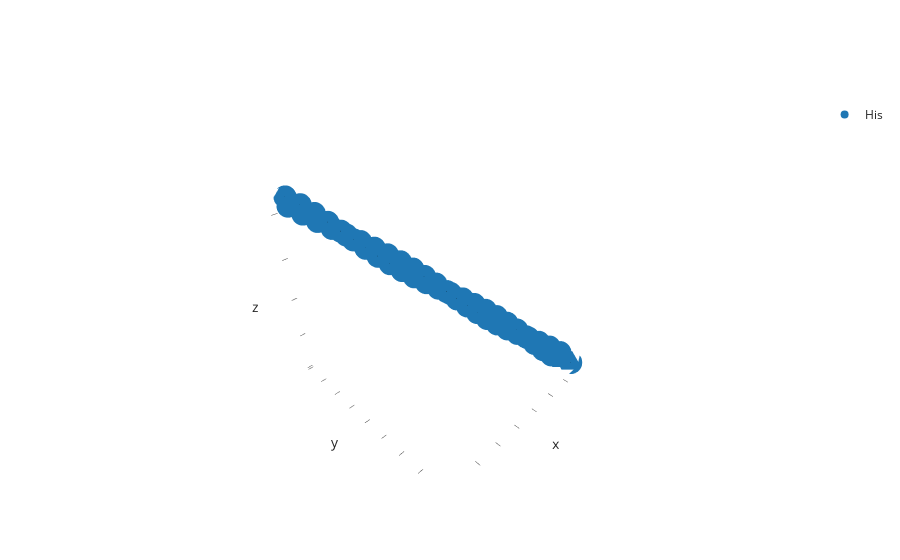

The code cell stored with this chart in its notebook:
### Code cell
import buildamol as bam

# load the amino acids
bam.load_amino_acids()

# make a histidine
his = bam.molecule("HIS")

# and make a polymer of 50 histidines
his.repeat(50, "LINK")

his.show(residue_graph=True)

### Figure 1 — Plotly figure (JSON) as saved in the notebook; plotly's stock layout.template omitted (floating-point values rounded to 4 significant figures; data arrays with more than 128 entries replaced by an {"elided": "..."} marker saying what was removed)
{"data": [{"customdata": {"elided": "50x4 mixed values"}, "hovertemplate": "element_or_resname=His<br>x=%{x}<br>y=%{y}<br>z=%{z}<br>id=%{customdata[0]}<br>serial=%{customdata[1]}<br>parent_serial=%{customdata[2]}<br>parent_id=%{customdata[3]}<extra></extra>", "legendgroup": "His", "marker": {"color": "#1F77B4", "opacity": 1, "symbol": "circle"}, "mode": "markers", "name": "His", "scene": "scene", "showlegend": true, "type": "scatter3d", "x": [22.86, 26.12, 65.21, 65.81, 6.905, 10.49, 20.36, 23.05, 50.32, 49.67, 31.77, 31.36, 4.124, 7.502, 58.78, 60.91, 13.13, 13.24, 15.57, 16.55, 55.63, 58.43, 9.989, 63.35, 37.73, 39.3, 68.39, 40.98, 41.75, 19.85, 46.9, 2.329, 3.777, 62.0, 71.47, 71.19, 44.27, 47.32, 25.52, 29.03, 55.86, 53.16, 52.58, 34.36, 34.5, 36.85, 17.95, 28.36, 68.34, 44.2], "y": [-26.3, -27.96, -71.11, -71.27, -10.29, -10.7, -22.87, -25.34, -53.53, -55.71, -33.32, -36.49, -6.534, -8.233, -65.35, -64.84, -13.4, -16.92, -16.36, -19.88, -62.26, -61.82, -13.74, -67.99, -42.66, -42.29, -73.83, -45.52, -45.56, -22.67, -52.32, -1.703, -5.956, -68.3, -76.49, -77.96, -48.92, -50.9, -29.77, -30.6, -58.95, -56.2, -59.04, -36.16, -39.66, -39.15, -19.53, -33.18, -74.62, -48.25], "z": [28.71, 28.81, 76.63, 80.22, 9.256, 10.16, 25.34, 25.19, 58.06, 60.9, 36.33, 38.08, 6.209, 6.163, 70.17, 73.08, 14.15, 15.27, 18.05, 18.42, 67.06, 69.35, 12.24, 76.71, 44.28, 47.55, 80.05, 47.52, 51.08, 21.72, 57.74, 1.813, 2.339, 73.35, 83.59, 86.68, 54.48, 54.41, 31.93, 32.54, 65.57, 61.79, 63.99, 40.14, 41.15, 43.89, 21.79, 35.03, 83.59, 50.9]}, {"hoverinfo": "skip", "line": {"color": "black", "width": 1.44}, "mode": "lines", "opacity": 1, "showlegend": false, "type": "scatter3d", "x": [22.86, 26.12], "y": [-26.3, -27.96], "z": [28.71, 28.81]}, {"hoverinfo": "skip", "line": {"color": "black", "width": 1.44}, "mode": "lines", "opacity": 1, "showlegend": false, "type": "scatter3d", "x": [22.86, 23.05], "y": [-26.3, -25.34], "z": [28.71, 25.19]}, {"hoverinfo": "skip", "line": {"color": "black", "width": 1.44}, "mode": "lines", "opacity": 1, "showlegend": false, "type": "scatter3d", "x": [26.12, 25.52], "y": [-27.96, -29.77], "z": [28.81, 31.93]}, {"hoverinfo": "skip", "line": {"color": "black", "width": 1.44}, "mode": "lines", "opacity": 1, "showlegend": false, "type": "scatter3d", "x": [65.21, 65.81], "y": [-71.11, -71.27], "z": [76.63, 80.22]}, {"hoverinfo": "skip", "line": {"color": "black", "width": 1.44}, "mode": "lines", "opacity": 1, "showlegend": false, "type": "scatter3d", "x": [65.21, 63.35], "y": [-71.11, -67.99], "z": [76.63, 76.71]}, {"hoverinfo": "skip", "line": {"color": "black", "width": 1.44}, "mode": "lines", "opacity": 1, "showlegend": false, "type": "scatter3d", "x": [65.81, 68.39], "y": [-71.27, -73.83], "z": [80.22, 80.05]}, {"hoverinfo": "skip", "line": {"color": "black", "width": 1.44}, "mode": "lines", "opacity": 1, "showlegend": false, "type": "scatter3d", "x": [6.905, 10.49], "y": [-10.29, -10.7], "z": [9.256, 10.16]}, {"hoverinfo": "skip", "line": {"color": "black", "width": 1.44}, "mode": "lines", "opacity": 1, "showlegend": false, "type": "scatter3d", "x": [6.905, 7.502], "y": [-10.29, -8.233], "z": [9.256, 6.163]}, {"hoverinfo": "skip", "line": {"color": "black", "width": 1.44}, "mode": "lines", "opacity": 1, "showlegend": false, "type": "scatter3d", "x": [10.49, 9.989], "y": [-10.7, -13.74], "z": [10.16, 12.24]}, {"hoverinfo": "skip", "line": {"color": "black", "width": 1.44}, "mode": "lines", "opacity": 1, "showlegend": false, "type": "scatter3d", "x": [20.36, 23.05], "y": [-22.87, -25.34], "z": [25.34, 25.19]}, {"hoverinfo": "skip", "line": {"color": "black", "width": 1.44}, "mode": "lines", "opacity": 1, "showlegend": false, "type": "scatter3d", "x": [20.36, 19.85], "y": [-22.87, -22.67], "z": [25.34, 21.72]}, {"hoverinfo": "skip", "line": {"color": "black", "width": 1.44}, "mode": "lines", "opacity": 1, "showlegend": false, "type": "scatter3d", "x": [50.32, 49.67], "y": [-53.53, -55.71], "z": [58.06, 60.9]}, {"hoverinfo": "skip", "line": {"color": "black", "width": 1.44}, "mode": "lines", "opacity": 1, "showlegend": false, "type": "scatter3d", "x": [50.32, 46.9], "y": [-53.53, -52.32], "z": [58.06, 57.74]}, {"hoverinfo": "skip", "line": {"color": "black", "width": 1.44}, "mode": "lines", "opacity": 1, "showlegend": false, "type": "scatter3d", "x": [49.67, 53.16], "y": [-55.71, -56.2], "z": [60.9, 61.79]}, {"hoverinfo": "skip", "line": {"color": "black", "width": 1.44}, "mode": "lines", "opacity": 1, "showlegend": false, "type": "scatter3d", "x": [31.77, 31.36], "y": [-33.32, -36.49], "z": [36.33, 38.08]}, {"hoverinfo": "skip", "line": {"color": "black", "width": 1.44}, "mode": "lines", "opacity": 1, "showlegend": false, "type": "scatter3d", "x": [31.77, 28.36], "y": [-33.32, -33.18], "z": [36.33, 35.03]}, {"hoverinfo": "skip", "line": {"color": "black", "width": 1.44}, "mode": "lines", "opacity": 1, "showlegend": false, "type": "scatter3d", "x": [31.36, 34.36], "y": [-36.49, -36.16], "z": [38.08, 40.14]}, {"hoverinfo": "skip", "line": {"color": "black", "width": 1.44}, "mode": "lines", "opacity": 1, "showlegend": false, "type": "scatter3d", "x": [4.124, 7.502], "y": [-6.534, -8.233], "z": [6.209, 6.163]}, {"hoverinfo": "skip", "line": {"color": "black", "width": 1.44}, "mode": "lines", "opacity": 1, "showlegend": false, "type": "scatter3d", "x": [4.124, 3.777], "y": [-6.534, -5.956], "z": [6.209, 2.339]}, {"hoverinfo": "skip", "line": {"color": "black", "width": 1.44}, "mode": "lines", "opacity": 1, "showlegend": false, "type": "scatter3d", "x": [58.78, 60.91], "y": [-65.35, -64.84], "z": [70.17, 73.08]}, {"hoverinfo": "skip", "line": {"color": "black", "width": 1.44}, "mode": "lines", "opacity": 1, "showlegend": false, "type": "scatter3d", "x": [58.78, 58.43], "y": [-65.35, -61.82], "z": [70.17, 69.35]}, {"hoverinfo": "skip", "line": {"color": "black", "width": 1.44}, "mode": "lines", "opacity": 1, "showlegend": false, "type": "scatter3d", "x": [60.91, 62.0], "y": [-64.84, -68.3], "z": [73.08, 73.35]}, {"hoverinfo": "skip", "line": {"color": "black", "width": 1.44}, "mode": "lines", "opacity": 1, "showlegend": false, "type": "scatter3d", "x": [13.13, 13.24], "y": [-13.4, -16.92], "z": [14.15, 15.27]}, {"hoverinfo": "skip", "line": {"color": "black", "width": 1.44}, "mode": "lines", "opacity": 1, "showlegend": false, "type": "scatter3d", "x": [13.13, 9.989], "y": [-13.4, -13.74], "z": [14.15, 12.24]}, {"hoverinfo": "skip", "line": {"color": "black", "width": 1.44}, "mode": "lines", "opacity": 1, "showlegend": false, "type": "scatter3d", "x": [13.24, 15.57], "y": [-16.92, -16.36], "z": [15.27, 18.05]}, {"hoverinfo": "skip", "line": {"color": "black", "width": 1.44}, "mode": "lines", "opacity": 1, "showlegend": false, "type": "scatter3d", "x": [15.57, 16.55], "y": [-16.36, -19.88], "z": [18.05, 18.42]}, {"hoverinfo": "skip", "line": {"color": "black", "width": 1.44}, "mode": "lines", "opacity": 1, "showlegend": false, "type": "scatter3d", "x": [16.55, 17.95], "y": [-19.88, -19.53], "z": [18.42, 21.79]}, {"hoverinfo": "skip", "line": {"color": "black", "width": 1.44}, "mode": "lines", "opacity": 1, "showlegend": false, "type": "scatter3d", "x": [55.63, 58.43], "y": [-62.26, -61.82], "z": [67.06, 69.35]}, {"hoverinfo": "skip", "line": {"color": "black", "width": 1.44}, "mode": "lines", "opacity": 1, "showlegend": false, "type": "scatter3d", "x": [55.63, 55.86], "y": [-62.26, -58.95], "z": [67.06, 65.57]}, {"hoverinfo": "skip", "line": {"color": "black", "width": 1.44}, "mode": "lines", "opacity": 1, "showlegend": false, "type": "scatter3d", "x": [63.35, 62.0], "y": [-67.99, -68.3], "z": [76.71, 73.35]}, {"hoverinfo": "skip", "line": {"color": "black", "width": 1.44}, "mode": "lines", "opacity": 1, "showlegend": false, "type": "scatter3d", "x": [37.73, 39.3], "y": [-42.66, -42.29], "z": [44.28, 47.55]}, {"hoverinfo": "skip", "line": {"color": "black", "width": 1.44}, "mode": "lines", "opacity": 1, "showlegend": false, "type": "scatter3d", "x": [37.73, 36.85], "y": [-42.66, -39.15], "z": [44.28, 43.89]}, {"hoverinfo": "skip", "line": {"color": "black", "width": 1.44}, "mode": "lines", "opacity": 1, "showlegend": false, "type": "scatter3d", "x": [39.3, 40.98], "y": [-42.29, -45.52], "z": [47.55, 47.52]}, {"hoverinfo": "skip", "line": {"color": "black", "width": 1.44}, "mode": "lines", "opacity": 1, "showlegend": false, "type": "scatter3d", "x": [68.39, 68.34], "y": [-73.83, -74.62], "z": [80.05, 83.59]}, {"hoverinfo": "skip", "line": {"color": "black", "width": 1.44}, "mode": "lines", "opacity": 1, "showlegend": false, "type": "scatter3d", "x": [40.98, 41.75], "y": [-45.52, -45.56], "z": [47.52, 51.08]}, {"hoverinfo": "skip", "line": {"color": "black", "width": 1.44}, "mode": "lines", "opacity": 1, "showlegend": false, "type": "scatter3d", "x": [41.75, 44.2], "y": [-45.56, -48.25], "z": [51.08, 50.9]}, {"hoverinfo": "skip", "line": {"color": "black", "width": 1.44}, "mode": "lines", "opacity": 1, "showlegend": false, "type": "scatter3d", "x": [19.85, 17.95], "y": [-22.67, -19.53], "z": [21.72, 21.79]}, {"hoverinfo": "skip", "line": {"color": "black", "width": 1.44}, "mode": "lines", "opacity": 1, "showlegend": false, "type": "scatter3d", "x": [46.9, 47.32], "y": [-52.32, -50.9], "z": [57.74, 54.41]}, {"hoverinfo": "skip", "line": {"color": "black", "width": 1.44}, "mode": "lines", "opacity": 1, "showlegend": false, "type": "scatter3d", "x": [2.329, 3.777], "y": [-1.703, -5.956], "z": [1.813, 2.339]}, {"hoverinfo": "skip", "line": {"color": "black", "width": 1.44}, "mode": "lines", "opacity": 1, "showlegend": false, "type": "scatter3d", "x": [71.47, 71.19], "y": [-76.49, -77.96], "z": [83.59, 86.68]}, {"hoverinfo": "skip", "line": {"color": "black", "width": 1.44}, "mode": "lines", "opacity": 1, "showlegend": false, "type": "scatter3d", "x": [71.47, 68.34], "y": [-76.49, -74.62], "z": [83.59, 83.59]}, {"hoverinfo": "skip", "line": {"color": "black", "width": 1.44}, "mode": "lines", "opacity": 1, "showlegend": false, "type": "scatter3d", "x": [44.27, 47.32], "y": [-48.92, -50.9], "z": [54.48, 54.41]}, {"hoverinfo": "skip", "line": {"color": "black", "width": 1.44}, "mode": "lines", "opacity": 1, "showlegend": false, "type": "scatter3d", "x": [44.27, 44.2], "y": [-48.92, -48.25], "z": [54.48, 50.9]}, {"hoverinfo": "skip", "line": {"color": "black", "width": 1.44}, "mode": "lines", "opacity": 1, "showlegend": false, "type": "scatter3d", "x": [25.52, 29.03], "y": [-29.77, -30.6], "z": [31.93, 32.54]}, {"hoverinfo": "skip", "line": {"color": "black", "width": 1.44}, "mode": "lines", "opacity": 1, "showlegend": false, "type": "scatter3d", "x": [29.03, 28.36], "y": [-30.6, -33.18], "z": [32.54, 35.03]}, {"hoverinfo": "skip", "line": {"color": "black", "width": 1.44}, "mode": "lines", "opacity": 1, "showlegend": false, "type": "scatter3d", "x": [55.86, 52.58], "y": [-58.95, -59.04], "z": [65.57, 63.99]}, {"hoverinfo": "skip", "line": {"color": "black", "width": 1.44}, "mode": "lines", "opacity": 1, "showlegend": false, "type": "scatter3d", "x": [53.16, 52.58], "y": [-56.2, -59.04], "z": [61.79, 63.99]}, {"hoverinfo": "skip", "line": {"color": "black", "width": 1.44}, "mode": "lines", "opacity": 1, "showlegend": false, "type": "scatter3d", "x": [34.36, 34.5], "y": [-36.16, -39.66], "z": [40.14, 41.15]}, {"hoverinfo": "skip", "line": {"color": "black", "width": 1.44}, "mode": "lines", "opacity": 1, "showlegend": false, "type": "scatter3d", "x": [34.5, 36.85], "y": [-39.66, -39.15], "z": [41.15, 43.89]}], "layout": {"scene": {"aspectmode": "cube", "xaxis": {"showgrid": false, "showline": false, "showticklabels": false}, "yaxis": {"showgrid": false, "showline": false, "showticklabels": false}, "zaxis": {"showgrid": false, "showline": false, "showticklabels": false}}}}
